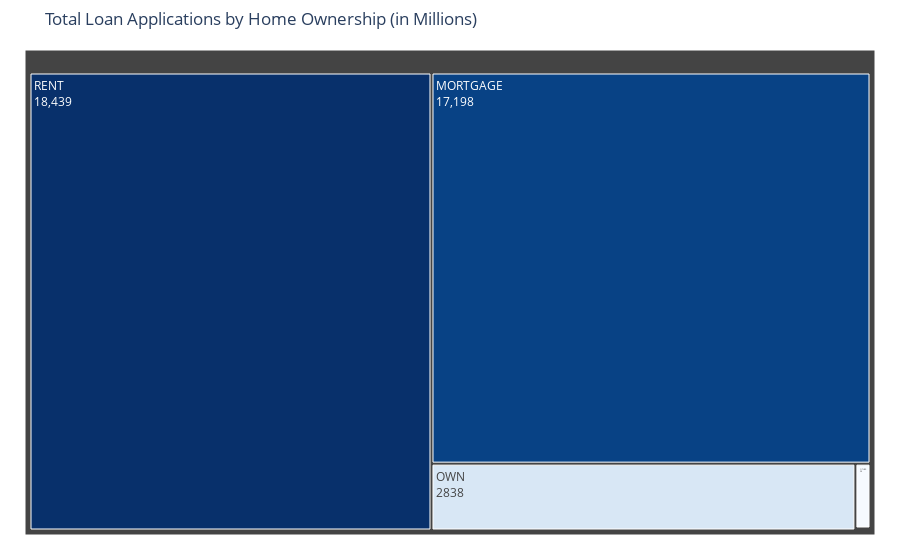

The notebook cell saved with this chart:
### Markdown cell above
#### 6. Home Ownership Analysis (Total Loan Applications, Total Funded Amount, Total Amount Received)

### Code cell
home_applications = data.groupby('home_ownership')['id'].count().reset_index()

fig = go.Figure(
    go.Treemap(
        labels=home_applications['home_ownership'],
        parents=[''] * len(home_applications),
        values=home_applications['id'],
        marker=dict(colors=home_applications['id'], colorscale='Blues'),
        textinfo='label+value',
        hovertemplate='<b>%{label}</b><br>Loan Applications: %{value:.0f}<br>Percentage of Parent: %{percentParent:.2%}<extra></extra>'
    )
)

fig.update_layout(
    title='Total Loan Applications by Home Ownership (in Millions)',
    margin=dict(t=50, l=25, r=25, b=25)
)
fig.show()

### Figure 1 — Plotly figure (JSON) as saved in the notebook; plotly's stock layout.template omitted (floating-point values rounded to 4 significant figures)
{"data": [{"hovertemplate": "<b>%{label}</b><br>Loan Applications: %{value:.0f}<br>Percentage of Parent: %{percentParent:.2%}<extra></extra>", "labels": ["MORTGAGE", "NONE", "OTHER", "OWN", "RENT"], "marker": {"colors": [17198, 3, 98, 2838, 18439], "colorscale": [[0, "rgb(247,251,255)"], [0.125, "rgb(222,235,247)"], [0.25, "rgb(198,219,239)"], [0.375, "rgb(158,202,225)"], [0.5, "rgb(107,174,214)"], [0.625, "rgb(66,146,198)"], [0.75, "rgb(33,113,181)"], [0.875, "rgb(8,81,156)"], [1, "rgb(8,48,107)"]]}, "parents": ["", "", "", "", ""], "textinfo": "label+value", "type": "treemap", "values": [17198, 3, 98, 2838, 18439]}], "layout": {"margin": {"b": 25, "l": 25, "r": 25, "t": 50}, "title": {"text": "Total Loan Applications by Home Ownership (in Millions)"}}}
